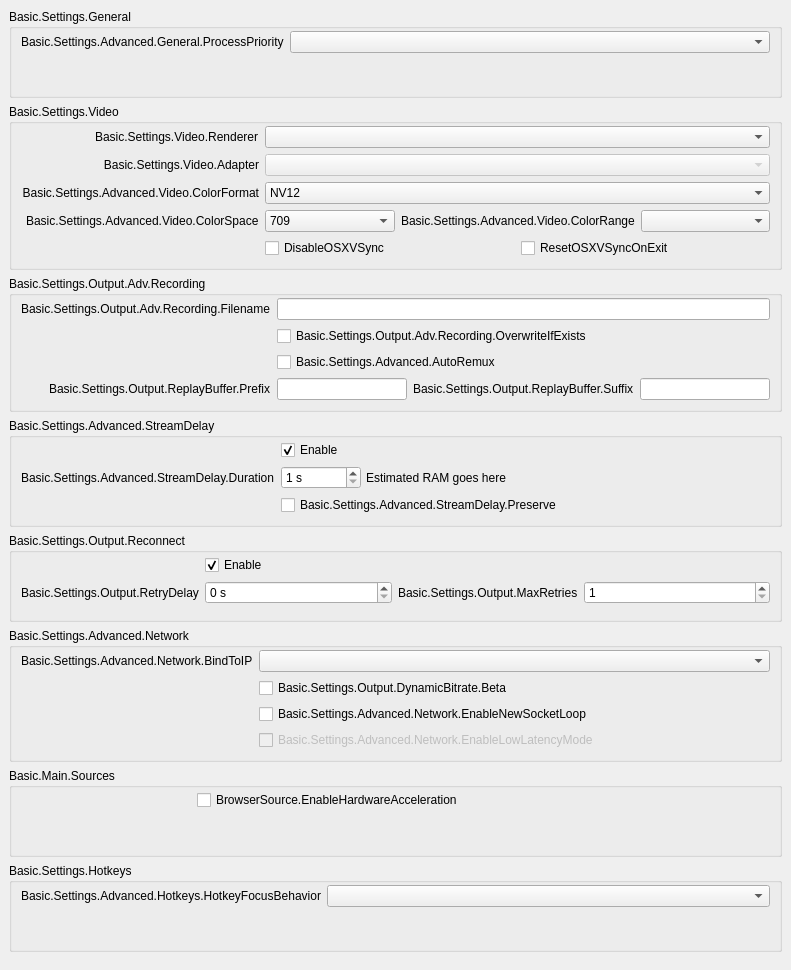
           <widget class="QWidget" name="scrollAreaWidgetContents">
            <property name="geometry">
             <rect>
              <x>0</x>
              <y>0</y>
              <width>791</width>
              <height>970</height>
             </rect>
            </property>
            <layout class="QVBoxLayout" name="verticalLayout_23">
             <property name="leftMargin">
              <number>0</number>
             </property>
             <property name="topMargin">
              <number>0</number>
             </property>
             <property name="rightMargin">
              <number>0</number>
             </property>
             <property name="bottomMargin">
              <number>9</number>
             </property>
             <item>
              <widget class="QWidget" name="widget_11" native="true">
               <layout class="QVBoxLayout" name="verticalLayout_24">
                <item>
                 <widget class="QGroupBox" name="advancedGeneralGroupBox">
                  <property name="title">
                   <string>Basic.Settings.General</string>
                  </property>
                  <layout class="QFormLayout" name="formLayout_22">
                   <property name="fieldGrowthPolicy">
                    <enum>QFormLayout::AllNonFixedFieldsGrow</enum>
                   </property>
                   <property name="labelAlignment">
                    <set>Qt::AlignRight|Qt::AlignTrailing|Qt::AlignVCenter</set>
                   </property>
                   <property name="topMargin">
                    <number>2</number>
                   </property>
                   <item row="0" column="0">
                    <widget class="QLabel" name="processPriorityLabel">
                     <property name="text">
                      <string>Basic.Settings.Advanced.General.ProcessPriority</string>
                     </property>
                     <property name="buddy">
                      <cstring>processPriority</cstring>
                     </property>
                    </widget>
                   </item>
                   <item row="0" column="1">
                    <widget class="QComboBox" name="processPriority"/>
                   </item>
                   <item row="1" column="0">
                    <spacer name="horizontalSpacer_13">
                     <property name="orientation">
                      <enum>Qt::Horizontal</enum>
                     </property>
                     <property name="sizeHint" stdset="0">
                      <size>
                       <width>170</width>
                       <height>0</height>
                      </size>
                     </property>
                    </spacer>
                   </item>
                  </layout>
                 </widget>
                </item>
                <item>
                 <widget class="QGroupBox" name="advancedVideoContainer">
                  <property name="title">
                   <string>Basic.Settings.Video</string>
                  </property>
                  <layout class="QFormLayout" name="formLayout_14">
                   <property name="fieldGrowthPolicy">
                    <enum>QFormLayout::AllNonFixedFieldsGrow</enum>
                   </property>
                   <property name="labelAlignment">
                    <set>Qt::AlignRight|Qt::AlignTrailing|Qt::AlignVCenter</set>
                   </property>
                   <property name="topMargin">
                    <number>2</number>
                   </property>
                   <item row="0" column="0">
                    <widget class="QLabel" name="rendererLabel">
                     <property name="text">
                      <string>Basic.Settings.Video.Renderer</string>
                     </property>
                     <property name="buddy">
                      <cstring>renderer</cstring>
                     </property>
                    </widget>
                   </item>
                   <item row="0" column="1">
                    <widget class="QComboBox" name="renderer">
                     <property name="currentText">
                      <string notr="true"/>
                     </property>
                    </widget>
                   </item>
                   <item row="1" column="0">
                    <widget class="QLabel" name="adapterLabel">
                     <property name="text">
                      <string>Basic.Settings.Video.Adapter</string>
                     </property>
                     <property name="alignment">
                      <set>Qt::AlignRight|Qt::AlignTrailing|Qt::AlignVCenter</set>
                     </property>
                     <property name="buddy">
                      <cstring>adapter</cstring>
                     </property>
                    </widget>
                   </item>
                   <item row="1" column="1">
                    <widget class="QComboBox" name="adapter">
                     <property name="enabled">
                      <bool>false</bool>
                     </property>
                     <property name="currentText">
                      <string notr="true"/>
                     </property>
                    </widget>
                   </item>
                   <item row="2" column="0">
                    <widget class="QLabel" name="label_30">
                     <property name="minimumSize">
                      <size>
                       <width>0</width>
                       <height>0</height>
                      </size>
                     </property>
                     <property name="text">
                      <string>Basic.Settings.Advanced.Video.ColorFormat</string>
                     </property>
                     <property name="alignment">
                      <set>Qt::AlignRight|Qt::AlignTrailing|Qt::AlignVCenter</set>
                     </property>
                     <property name="buddy">
                      <cstring>colorFormat</cstring>
                     </property>
                    </widget>
                   </item>
                   <item row="2" column="1">
                    <widget class="QComboBox" name="colorFormat">
                     <item>
                      <property name="text">
                       <string notr="true">NV12</string>
                      </property>
                     </item>
                     <item>
                      <property name="text">
                       <string notr="true">I420</string>
                      </property>
                     </item>
                     <item>
                      <property name="text">
                       <string>I444</string>
                      </property>
                     </item>
                     <item>
                      <property name="text">
                       <string notr="true">RGB</string>
                      </property>
                     </item>
                    </widget>
                   </item>
                   <item row="4" column="1">
                    <layout class="QHBoxLayout" name="horizontalLayout_18">
                     <property name="leftMargin">
                      <number>0</number>
                     </property>
                     <property name="topMargin">
                      <number>0</number>
                     </property>
                     <property name="rightMargin">
                      <number>0</number>
                     </property>
                     <property name="bottomMargin">
                      <number>0</number>
                     </property>
                     <item>
                      <widget class="QCheckBox" name="disableOSXVSync">
                       <property name="text">
                        <string>DisableOSXVSync</string>
                       </property>
                      </widget>
                     </item>
                     <item>
                      <widget class="QCheckBox" name="resetOSXVSync">
                       <property name="text">
                        <string>ResetOSXVSyncOnExit</string>
                       </property>
                      </widget>
                     </item>
                    </layout>
                   </item>
                   <item row="3" column="1">
                    <layout class="QHBoxLayout" name="horizontalLayout_20">
                     <property name="leftMargin">
                      <number>0</number>
                     </property>
                     <property name="topMargin">
                      <number>0</number>
                     </property>
                     <property name="rightMargin">
                      <number>0</number>
                     </property>
                     <property name="bottomMargin">
                      <number>0</number>
                     </property>
                     <item>
                      <widget class="QComboBox" name="colorSpace">
                       <item>
                        <property name="text">
                         <string notr="true">709</string>
                        </property>
                       </item>
                       <item>
                        <property name="text">
                         <string notr="true">601</string>
                        </property>
                       </item>
                       <item>
                        <property name="text">
                         <string notr="true">sRGB</string>
                        </property>
                       </item>
                      </widget>
                     </item>
                     <item>
                      <widget class="QLabel" name="label_34">
                       <property name="sizePolicy">
                        <sizepolicy hsizetype="Maximum" vsizetype="Preferred">
                         <horstretch>0</horstretch>
                         <verstretch>0</verstretch>
                        </sizepolicy>
                       </property>
                       <property name="text">
                        <string>Basic.Settings.Advanced.Video.ColorRange</string>
                       </property>
                       <property name="buddy">
                        <cstring>colorRange</cstring>
                       </property>
                      </widget>
                     </item>
                     <item>
                      <widget class="QComboBox" name="colorRange"/>
                     </item>
                    </layout>
                   </item>
                   <item row="3" column="0">
                    <widget class="QLabel" name="label_33">
                     <property name="text">
                      <string>Basic.Settings.Advanced.Video.ColorSpace</string>
                     </property>
                     <property name="buddy">
                      <cstring>colorSpace</cstring>
                     </property>
                    </widget>
                   </item>
                   <item row="4" column="0">
                    <spacer name="horizontalSpacer_12">
                     <property name="orientation">
                      <enum>Qt::Horizontal</enum>
                     </property>
                     <property name="sizeHint" stdset="0">
                      <size>
                       <width>170</width>
                       <height>20</height>
                      </size>
                     </property>
                    </spacer>
                   </item>
                  </layout>
                 </widget>
                </item>
                <item>
                 <widget class="QGroupBox" name="groupBox_6">
                  <property name="title">
                   <string>Basic.Settings.Output.Adv.Recording</string>
                  </property>
                  <layout class="QFormLayout" name="formLayout_17">
                   <property name="fieldGrowthPolicy">
                    <enum>QFormLayout::AllNonFixedFieldsGrow</enum>
                   </property>
                   <property name="labelAlignment">
                    <set>Qt::AlignRight|Qt::AlignTrailing|Qt::AlignVCenter</set>
                   </property>
                   <property name="topMargin">
                    <number>2</number>
                   </property>
                   <item row="0" column="0">
                    <widget class="QLabel" name="label_7">
                     <property name="text">
                      <string>Basic.Settings.Output.Adv.Recording.Filename</string>
                     </property>
                     <property name="buddy">
                      <cstring>filenameFormatting</cstring>
                     </property>
                    </widget>
                   </item>
                   <item row="0" column="1">
                    <widget class="QLineEdit" name="filenameFormatting"/>
                   </item>
                   <item row="1" column="1">
                    <widget class="QCheckBox" name="overwriteIfExists">
                     <property name="text">
                      <string>Basic.Settings.Output.Adv.Recording.OverwriteIfExists</string>
                     </property>
                    </widget>
                   </item>
                   <item row="3" column="1">
                    <layout class="QHBoxLayout" name="horizontalLayout_14">
                     <property name="leftMargin">
                      <number>0</number>
                     </property>
                     <property name="topMargin">
                      <number>0</number>
                     </property>
                     <property name="rightMargin">
                      <number>0</number>
                     </property>
                     <property name="bottomMargin">
                      <number>0</number>
                     </property>
                     <item>
                      <widget class="QLineEdit" name="simpleRBPrefix"/>
                     </item>
                     <item>
                      <widget class="QLabel" name="label_58">
                       <property name="text">
                        <string>Basic.Settings.Output.ReplayBuffer.Suffix</string>
                       </property>
                       <property name="buddy">
                        <cstring>simpleRBSuffix</cstring>
                       </property>
                      </widget>
                     </item>
                     <item>
                      <widget class="QLineEdit" name="simpleRBSuffix"/>
                     </item>
                    </layout>
                   </item>
                   <item row="3" column="0">
                    <widget class="QLabel" name="label_57">
                     <property name="text">
                      <string>Basic.Settings.Output.ReplayBuffer.Prefix</string>
                     </property>
                     <property name="buddy">
                      <cstring>simpleRBPrefix</cstring>
                     </property>
                    </widget>
                   </item>
                   <item row="1" column="0">
                    <spacer name="horizontalSpacer_10">
                     <property name="orientation">
                      <enum>Qt::Horizontal</enum>
                     </property>
                     <property name="sizeHint" stdset="0">
                      <size>
                       <width>170</width>
                       <height>20</height>
                      </size>
                     </property>
                    </spacer>
                   </item>
                   <item row="2" column="1">
                    <widget class="QCheckBox" name="autoRemux">
                     <property name="text">
                      <string>Basic.Settings.Advanced.AutoRemux</string>
                     </property>
                    </widget>
                   </item>
                   <item row="2" column="0">
                    <spacer name="horizontalSpacer_16">
                     <property name="orientation">
                      <enum>Qt::Horizontal</enum>
                     </property>
                     <property name="sizeHint" stdset="0">
                      <size>
                       <width>40</width>
                       <height>20</height>
                      </size>
                     </property>
                    </spacer>
                   </item>
                  </layout>
                 </widget>
                </item>
                <item>
                 <widget class="QGroupBox" name="groupBox_5">
                  <property name="title">
                   <string>Basic.Settings.Advanced.StreamDelay</string>
                  </property>
                  <layout class="QFormLayout" name="formLayout_18">
                   <property name="fieldGrowthPolicy">
                    <enum>QFormLayout::AllNonFixedFieldsGrow</enum>
                   </property>
                   <property name="labelAlignment">
                    <set>Qt::AlignRight|Qt::AlignTrailing|Qt::AlignVCenter</set>
                   </property>
                   <property name="topMargin">
                    <number>2</number>
                   </property>
                   <item row="1" column="0">
                    <widget class="QLabel" name="label_56">
                     <property name="text">
                      <string>Basic.Settings.Advanced.StreamDelay.Duration</string>
                     </property>
                     <property name="buddy">
                      <cstring>streamDelaySec</cstring>
                     </property>
                    </widget>
                   </item>
                   <item row="1" column="1">
                    <widget class="QWidget" name="widget_12" native="true">
                     <property name="enabled">
                      <bool>true</bool>
                     </property>
                     <layout class="QHBoxLayout" name="horizontalLayout_13">
                      <property name="spacing">
                       <number>5</number>
                      </property>
                      <property name="leftMargin">
                       <number>0</number>
                      </property>
                      <property name="topMargin">
                       <number>0</number>
                      </property>
                      <property name="rightMargin">
                       <number>0</number>
                      </property>
                      <property name="bottomMargin">
                       <number>0</number>
                      </property>
                      <item>
                       <widget class="QSpinBox" name="streamDelaySec">
                        <property name="enabled">
                         <bool>true</bool>
                        </property>
                        <property name="sizePolicy">
                         <sizepolicy hsizetype="Maximum" vsizetype="Fixed">
                          <horstretch>0</horstretch>
                          <verstretch>0</verstretch>
                         </sizepolicy>
                        </property>
                        <property name="minimumSize">
                         <size>
                          <width>80</width>
                          <height>0</height>
                         </size>
                        </property>
                        <property name="suffix">
                         <string notr="true"> s</string>
                        </property>
                        <property name="minimum">
                         <number>1</number>
                        </property>
                        <property name="maximum">
                         <number>1800</number>
                        </property>
                       </widget>
                      </item>
                      <item>
                       <widget class="QLabel" name="streamDelayInfo">
                        <property name="text">
                         <string notr="true">Estimated RAM goes here</string>
                        </property>
                       </widget>
                      </item>
                     </layout>
                    </widget>
                   </item>
                   <item row="2" column="1">
                    <widget class="QCheckBox" name="streamDelayPreserve">
                     <property name="text">
                      <string>Basic.Settings.Advanced.StreamDelay.Preserve</string>
                     </property>
                    </widget>
                   </item>
                   <item row="0" column="1">
                    <widget class="QCheckBox" name="streamDelayEnable">
                     <property name="text">
                      <string>Enable</string>
                     </property>
                     <property name="checked">
                      <bool>true</bool>
                     </property>
                    </widget>
                   </item>
                   <item row="2" column="0">
                    <spacer name="horizontalSpacer_9">
                     <property name="orientation">
                      <enum>Qt::Horizontal</enum>
                     </property>
                     <property name="sizeHint" stdset="0">
                      <size>
                       <width>170</width>
                       <height>20</height>
                      </size>
                     </property>
                    </spacer>
                   </item>
                  </layout>
                 </widget>
                </item>
                <item>
                 <widget class="QGroupBox" name="groupBox_7">
                  <property name="title">
                   <string>Basic.Settings.Output.Reconnect</string>
                  </property>
                  <layout class="QFormLayout" name="formLayout_19">
                   <property name="fieldGrowthPolicy">
                    <enum>QFormLayout::AllNonFixedFieldsGrow</enum>
                   </property>
                   <property name="labelAlignment">
                    <set>Qt::AlignRight|Qt::AlignTrailing|Qt::AlignVCenter</set>
                   </property>
                   <property name="topMargin">
                    <number>2</number>
                   </property>
                   <item row="0" column="1">
                    <widget class="QCheckBox" name="reconnectEnable">
                     <property name="text">
                      <string>Enable</string>
                     </property>
                     <property name="checked">
                      <bool>true</bool>
                     </property>
                    </widget>
                   </item>
                   <item row="1" column="1">
                    <layout class="QHBoxLayout" name="horizontalLayout_19">
                     <property name="leftMargin">
                      <number>0</number>
                     </property>
                     <property name="topMargin">
                      <number>0</number>
                     </property>
                     <property name="rightMargin">
                      <number>0</number>
                     </property>
                     <property name="bottomMargin">
                      <number>0</number>
                     </property>
                     <item>
                      <widget class="QSpinBox" name="reconnectRetryDelay">
                       <property name="suffix">
                        <string> s</string>
                       </property>
                       <property name="maximum">
                        <number>30</number>
                       </property>
                      </widget>
                     </item>
                     <item>
                      <widget class="QLabel" name="label_22">
                       <property name="sizePolicy">
                        <sizepolicy hsizetype="Maximum" vsizetype="Preferred">
                         <horstretch>0</horstretch>
                         <verstretch>0</verstretch>
                        </sizepolicy>
                       </property>
                       <property name="text">
                        <string>Basic.Settings.Output.MaxRetries</string>
                       </property>
                       <property name="buddy">
                        <cstring>reconnectMaxRetries</cstring>
                       </property>
                      </widget>
                     </item>
                     <item>
                      <widget class="QSpinBox" name="reconnectMaxRetries">
                       <property name="minimum">
                        <number>1</number>
                       </property>
                       <property name="maximum">
                        <number>10000</number>
                       </property>
                      </widget>
                     </item>
                    </layout>
                   </item>
                   <item row="1" column="0">
                    <widget class="QLabel" name="label_17">
                     <property name="text">
                      <string>Basic.Settings.Output.RetryDelay</string>
                     </property>
                     <property name="buddy">
                      <cstring>reconnectRetryDelay</cstring>
                     </property>
                    </widget>
                   </item>
                   <item row="0" column="0">
                    <spacer name="horizontalSpacer_8">
                     <property name="orientation">
                      <enum>Qt::Horizontal</enum>
                     </property>
                     <property name="sizeHint" stdset="0">
                      <size>
                       <width>170</width>
                       <height>20</height>
                      </size>
                     </property>
                    </spacer>
                   </item>
                  </layout>
                 </widget>
                </item>
                <item>
                 <widget class="QGroupBox" name="advNetworkGroupBox">
                  <property name="title">
                   <string>Basic.Settings.Advanced.Network</string>
                  </property>
                  <layout class="QFormLayout" name="formLayout_23">
                   <property name="fieldGrowthPolicy">
                    <enum>QFormLayout::AllNonFixedFieldsGrow</enum>
                   </property>
                   <property name="labelAlignment">
                    <set>Qt::AlignRight|Qt::AlignTrailing|Qt::AlignVCenter</set>
                   </property>
                   <property name="topMargin">
                    <number>2</number>
                   </property>
                   <item row="0" column="0">
                    <widget class="QLabel" name="label_27">
                     <property name="text">
                      <string>Basic.Settings.Advanced.Network.BindToIP</string>
                     </property>
                     <property name="buddy">
                      <cstring>bindToIP</cstring>
                     </property>
                    </widget>
                   </item>
                   <item row="0" column="1">
                    <widget class="QComboBox" name="bindToIP"/>
                   </item>
                   <item row="2" column="1">
                    <widget class="QCheckBox" name="enableNewSocketLoop">
                     <property name="text">
                      <string>Basic.Settings.Advanced.Network.EnableNewSocketLoop</string>
                     </property>
                    </widget>
                   </item>
                   <item row="3" column="1">
                    <widget class="QCheckBox" name="enableLowLatencyMode">
                     <property name="enabled">
                      <bool>false</bool>
                     </property>
                     <property name="text">
                      <string>Basic.Settings.Advanced.Network.EnableLowLatencyMode</string>
                     </property>
                    </widget>
                   </item>
                   <item row="2" column="0">
                    <spacer name="horizontalSpacer_7">
                     <property name="orientation">
                      <enum>Qt::Horizontal</enum>
                     </property>
                     <property name="sizeHint" stdset="0">
                      <size>
                       <width>170</width>
                       <height>1</height>
                      </size>
                     </property>
                    </spacer>
                   </item>
                   <item row="1" column="1">
                    <widget class="QCheckBox" name="dynBitrate">
                     <property name="toolTip">
                      <string>Basic.Settings.Output.DynamicBitrate.TT</string>
                     </property>
                     <property name="text">
                      <string>Basic.Settings.Output.DynamicBitrate.Beta</string>
                     </property>
                    </widget>
                   </item>
                  </layout>
                 </widget>
                </item>
                <item>
                 <widget class="QGroupBox" name="sourcesGroup">
                  <property name="title">
                   <string>Basic.Main.Sources</string>
                  </property>
                  <layout class="QFormLayout" name="formLayout_34">
                   <property name="topMargin">
                    <number>2</number>
                   </property>
                   <item row="0" column="0">
                    <spacer name="horizontalSpacer_15">
                     <property name="orientation">
                      <enum>Qt::Horizontal</enum>
                     </property>
                     <property name="sizeHint" stdset="0">
                      <size>
                       <width>170</width>
                       <height>20</height>
                      </size>
                     </property>
                    </spacer>
                   </item>
                   <item row="0" column="1">
                    <widget class="QCheckBox" name="browserHWAccel">
                     <property name="text">
                      <string>BrowserSource.EnableHardwareAcceleration</string>
                     </property>
                    </widget>
                   </item>
                  </layout>
                 </widget>
                </item>
                <item>
                 <widget class="QGroupBox" name="groupBox_17">
                  <property name="title">
                   <string>Basic.Settings.Hotkeys</string>
                  </property>
                  <layout class="QFormLayout" name="formLayout_33">
                   <property name="labelAlignment">
                    <set>Qt::AlignRight|Qt::AlignTrailing|Qt::AlignVCenter</set>
                   </property>
                   <property name="topMargin">
                    <number>2</number>
                   </property>
                   <item row="0" column="0">
                    <widget class="QLabel" name="label_21">
                     <property name="text">
                      <string>Basic.Settings.Advanced.Hotkeys.HotkeyFocusBehavior</string>
                     </property>
                    </widget>
                   </item>
                   <item row="0" column="1">
                    <widget class="QComboBox" name="hotkeyFocusType"/>
                   </item>
                   <item row="1" column="0">
                    <spacer name="horizontalSpacer_14">
                     <property name="orientation">
                      <enum>Qt::Horizontal</enum>
                     </property>
                     <property name="sizeHint" stdset="0">
                      <size>
                       <width>170</width>
                       <height>0</height>
                      </size>
                     </property>
                    </spacer>
                   </item>
                  </layout>
                 </widget>
                </item>
               </layout>
              </widget>
             </item>
            </layout>
           </widget>
